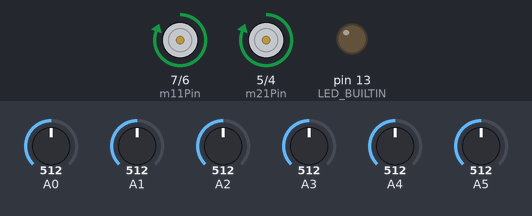
Simulated run of this sketch. Board: Arduino Uno, built with avr-gcc and run on an emulated ATmega328P. Shown: motor-driver pin pairs drawn as motors (green arrow = first pin HIGH = forward, orange = second pin HIGH = backward, longer = more drive, scaled by the enable pin), output pins drawn as LEDs (lit = HIGH). The test bench sets the inputs (shaded band); at power-on: A0 = 512, A3 = 512, A4 = 512, A5 = 512, A1 = 512, A2 = 512.

Above: at 4.2 s.
4.3 s: A0 set to 716
At 4.7 s:
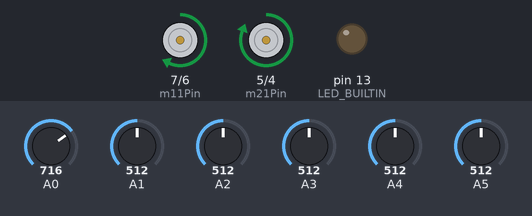
5.8 s: A3 set to 533
7.3 s: A3 set to 556
At 8.2 s:
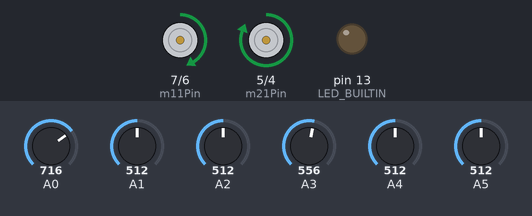
8.8 s: A4 set to 596
10.3 s: A4 set to 620
At 11.5 s:
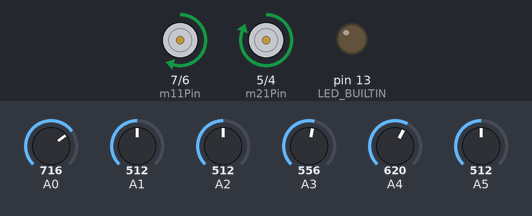
11.8 s: A5 set to 492
At 12.8 s:
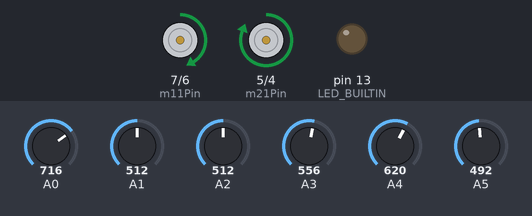
Timing chart, 0 to 14.3 s (numbered marks = the images above; inputs shaded):
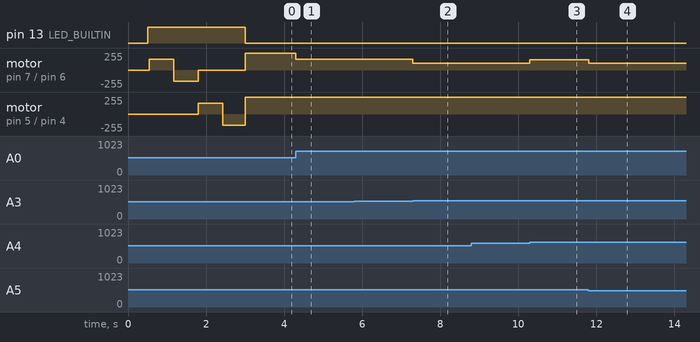

Measured:
- the behaviour switches between 540 and 541 on A3 (found by bisection; images 1 and 2)
- the behaviour switches between 608 and 609 on A4 (found by bisection; images 2 and 3)
- the behaviour switches between 506 and 505 on A5 (found by bisection; images 3 and 4)
- after the input at 4.3 s, motor on pin 7 (m11Pin) / pin 6 (m12Pin): forward 255/255 → forward 165/255 at once
- after the input at 5.8 s, every drawn part: stays the same
- after the input at 7.3 s, motor on pin 7 (m11Pin) / pin 6 (m12Pin): forward 165/255 → forward 105/255 at once
- after the input at 8.8 s, every drawn part: stays the same
- after the input at 10.3 s, motor on pin 7 (m11Pin) / pin 6 (m12Pin): forward 105/255 → forward 155/255 at once
- after the input at 11.8 s, motor on pin 7 (m11Pin) / pin 6 (m12Pin): forward 155/255 → forward 105/255 at once

The sketch:

Proiect2.ino
```cpp
#include <QTRSensors.h>

const int m11Pin = 7;
const int m12Pin = 6;
const int m21Pin = 5;
const int m22Pin = 4;
const int m1Enable = 11;
const int m2Enable = 10;

int m1Speed = 0;
int m2Speed = 0;

// parameters for the pid controller
float kp = 5;
float ki = 0;
float kd = 45;

int p = 1;
int i = 0;
int d = 0;

int error = 0;
int lastError = 0;

const int maxSpeed = 255;
const int minSpeed = -255;
const int baseSpeed = 255;
const int calibrationSpeed = 165;

const int errorThreshold = 40;

QTRSensors qtr;
const int sensorCount = 6;
int sensorValues[sensorCount];
int sensors[sensorCount] = { 0, 0, 0, 0, 0, 0 };

unsigned long previousMillis = 0;
const long calibrationDuration = 1000;  // 1 second for calibration

void setup() {

  // pinMode setup
  pinMode(m11Pin, OUTPUT);
  pinMode(m12Pin, OUTPUT);
  pinMode(m21Pin, OUTPUT);
  pinMode(m22Pin, OUTPUT);
  pinMode(m1Enable, OUTPUT);
  pinMode(m2Enable, OUTPUT);
  pinMode(LED_BUILTIN, OUTPUT);

  qtr.setTypeAnalog();
  qtr.setSensorPins((const uint8_t[]){ A0, A1, A2, A3, A4, A5 }, sensorCount);
  delay(500);

  // calibrate the sensors and turn on built in LED during calibration
  digitalWrite(LED_BUILTIN, HIGH);
  calibrateSensors();
  digitalWrite(LED_BUILTIN, LOW);
}
void loop() {
  pidControl(kp, kd, ki);
}

void setMotorSpeed(int motor1Speed, int motor2Speed) {

  // control the motor speeds, negative values make the motors turn backwards, 0 makes the motors stop
  if (motor1Speed == 0) {
    digitalWrite(m11Pin, LOW);
    digitalWrite(m12Pin, LOW);
    analogWrite(m1Enable, motor1Speed);
  } else {
    if (motor1Speed > 0) {
      digitalWrite(m11Pin, HIGH);
      digitalWrite(m12Pin, LOW);
      analogWrite(m1Enable, motor1Speed);
    }
    if (motor1Speed < 0) {
      digitalWrite(m11Pin, LOW);
      digitalWrite(m12Pin, HIGH);
      analogWrite(m1Enable, -motor1Speed);
    }
  }
  if (motor2Speed == 0) {
    digitalWrite(m21Pin, LOW);
    digitalWrite(m22Pin, LOW);
    analogWrite(m2Enable, motor2Speed);
  } else {
    if (motor2Speed > 0) {
      digitalWrite(m21Pin, HIGH);
      digitalWrite(m22Pin, LOW);
      analogWrite(m2Enable, motor2Speed);
    }
    if (motor2Speed < 0) {
      digitalWrite(m21Pin, LOW);
      digitalWrite(m22Pin, HIGH);
      analogWrite(m2Enable, -motor2Speed);
    }
  }
}

void calibrateSensors() {

  unsigned long currentMillis = millis();

  // move the robot left and right to calibrate the sensors
  if (currentMillis - previousMillis < calibrationDuration) {
    for (uint16_t i = 0; i < 100; i++) {
      qtr.calibrate();
      // motor movement during calibration
      if (i < 25 && i > 0) {
        setMotorSpeed(calibrationSpeed, 0);
      } else if (i < 50 && i > 25) {
        setMotorSpeed(-(calibrationSpeed), 0);
      } else if (i < 75 && i > 50) {
        setMotorSpeed(0, calibrationSpeed);
      } else if (i < 100 && i > 75) {
        setMotorSpeed(0, -(calibrationSpeed));
      }
    }
  } else {
    // stop and move to the next step
    setMotorSpeed(0, 0);
    previousMillis = currentMillis;
  }
}

void pidControl(float kp, float kd, float ki) {

  // calculate the motorSpeed based on the error and the PID parameters
  int error = map(qtr.readLineBlack(sensorValues), 0, 5000, -50, 50);
  p = error;
  i = i + error;
  d = error - lastError;

  int motorSpeed = kp * p + ki * i + kd * d;

  m1Speed = baseSpeed;
  m2Speed = baseSpeed;

  // set the needed motor speed
  if (error < 0) {
    m1Speed += motorSpeed;
  } else if (error > 0) {
    m2Speed -= motorSpeed;
  }

  // if the error is very big, the motors turn in oposite directions to allow for tighter turns
  if (error < -errorThreshold || error > errorThreshold) {
    m1Speed = constrain(m1Speed, minSpeed, maxSpeed);
    m2Speed = constrain(m2Speed, minSpeed, maxSpeed);
    // for regular errors the motors turn only forward
  } else {
    m1Speed = constrain(m1Speed, 0, maxSpeed);
    m2Speed = constrain(m2Speed, 0, maxSpeed);
  }

  setMotorSpeed(m1Speed, m2Speed);
}
```
